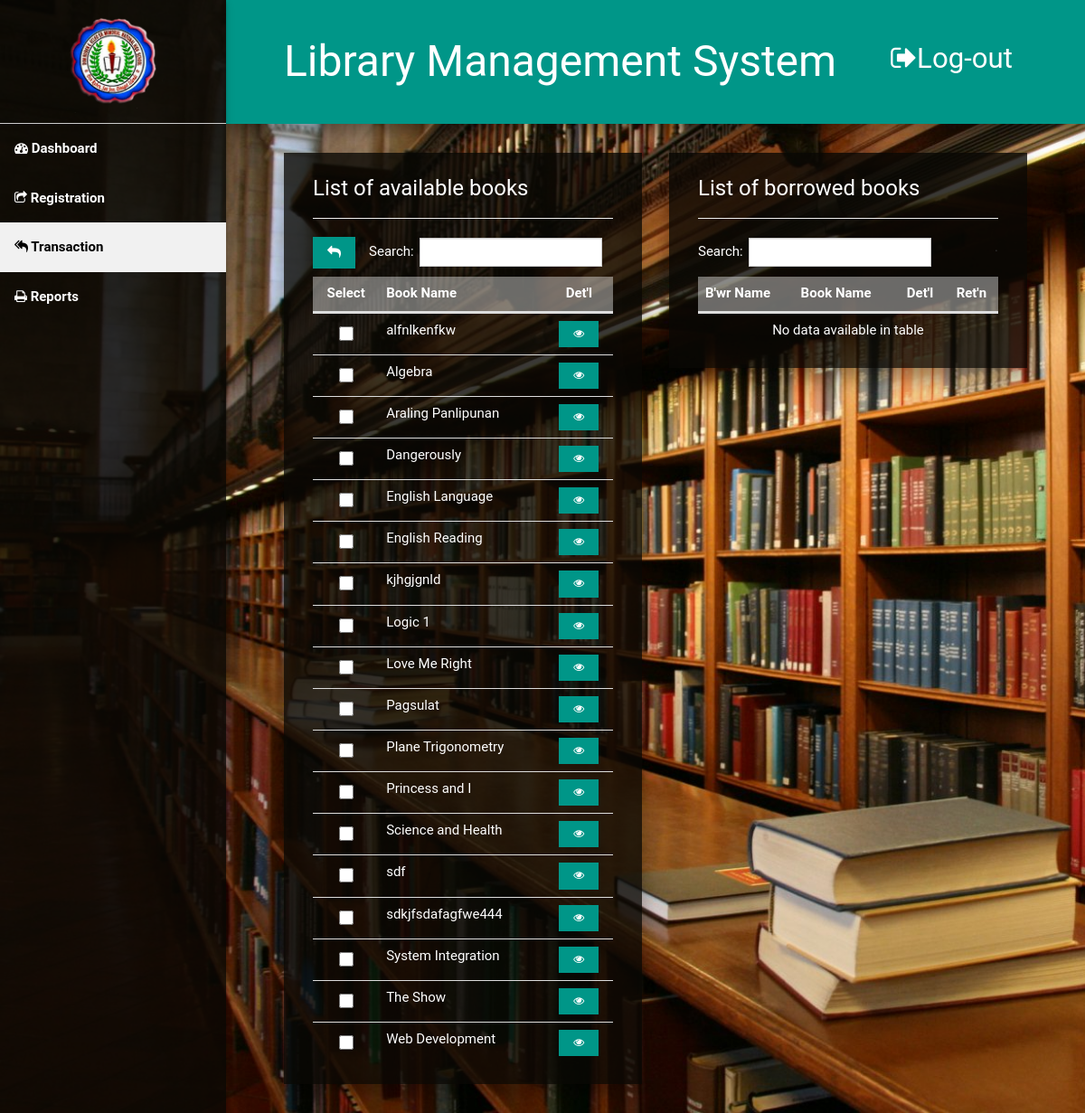
/pages/view/borrowed.php (signed in), run on the app's committed database.
### tables this page shows
CREATE TABLE `info_book` (
  `bookId` int(11) NOT NULL,
  `bookNo` varchar(32) NOT NULL,
  `bookName` varchar(64) NOT NULL,
  `bookISBN` varchar(32) NOT NULL,
  `bookPlace` varchar(255) NOT NULL,
  `bookCopy` int(11) NOT NULL
);

### pages/view/borrowed.php (the view, shortened to what this page needs)
<!DOCTYPE html>
<html>
  <?php include_once '../../pages/static/header.php'; ?>
<body>
  <?php
    include_once '../../pages/static/navigation.php';
  ?>
  <div class="w3-container w3-padding-jumbo">
    <div class="row">
      <div class="col-sm-6">
        <div class="w3-container w3-padding-xlarge w3-card-12">
      <h3>List of available books</h3><hr>
      <a href="#borrowerdetails" data-toggle="modal" class="w3-btn w3-teal pull-left" title="Borrower Book"><i class="fa fa-reply"></i></a>
        <table class="table table-hover" id="showTable">
          <thead>
            <tr>
              <th class="text-center">Select</th>
              <th>Book Name</th>
              <th class="text-center">Det'l</th>
            </tr>
          </thead>
            <tbody>
              <?php
              $st = $conn->prepare("SELECT info_book.bookId, `bookNo`, `bookName`, `bookCat`, `bookAut`, `bookPub`, `bookCopy` FROM `info_book`
              INNER JOIN `info_bookjunc` ON info_book.bookId = info_bookjunc.bookId
              INNER JOIN `info_bookcat`  ON info_bookcat.bookCatId = info_bookjunc.bookCatId
              INNER JOIN `info_bookaut`  ON info_bookaut.bookAutId = info_bookjunc.bookAutId
              INNER JOIN `info_bookpub`  ON info_bookpub.bookPubId = info_bookjunc.bookPubId WHERE `bookCopy` > 0 ORDER BY `bookName` ASC");
              if ($st->execute()) {
                $r = $st->get_result();
                while ($f = $r->fetch_array()) { ?>
                <tr id="<?php echo $f["bookId"]; ?>">
                  <td class="w3-center"><input type="checkbox" class="w3-check listBook" id="0" value="<?php echo $f["bookId"] ?>"></td>
                  <td><?php echo $f["bookName"]; ?></td>
                  <td class="w3-center" id="<?php echo $f["bookId"]; ?>"><a href="#" class="w3-btn w3-teal w3-small books" id="showDetails<?php echo $f["bookId"]; ?>"><i class="fa fa-eye"></i></a></td>
                </tr>
                <?php $count++;
                }
              }
            ?>
            </tbody>
        </table>
      </div>
    </div>
      <div class="col-sm-6">
        <div class="w3-container w3-padding-xlarge w3-card-12">
          <h3>List of borrowed books</h3><hr>
          <a href="#" class="pull-right">.</a>
            <table class="table table-hover" id="showTable1">
            <thead>
              <tr>
                <th>B'wr Name</th>
                <th>Book Name</th>
                <th class="text-center">Det'l</th>
                <th class="text-center">Ret'n</th>
              </tr>
            </thead>
            <tbody>
            </tbody>
          </table>
        </div>
      </div>
      </div>
    </div>
  <?php include_once '../../pages/static/footer.php'; ?>
</body>
</html>

### assets/css/w3.css (style rules this page uses)
* { -webkit-box-sizing:border-box;-moz-box-sizing:border-box;box-sizing:border-box }
html { -ms-text-size-adjust:100%;-webkit-text-size-adjust:100% }
body { margin:0 }
a { -webkit-tap-highlight-color:transparent;background-color:transparent }
hr { -moz-box-sizing:content-box;box-sizing:content-box }
button,input,optgroup,select,textarea { color:inherit;font:inherit;margin:0 }
input[type=checkbox],input[type=radio] { padding:0 }
html,body { font-family:Verdana,sans-serif;font-size:15px;line-height:1.5 }
h1,h2,h3,h4,h5,h6,.w3-slim,.w3-wide { font-family:"Segoe UI",Arial,sans-serif }
h3 { font-size:24px }
h1,h2,h3,h4,h5,h6 { font-weight:400;margin:10px 0 }
hr { height:0;border:0;border-top:1px solid #eee;margin:20px 0 }
a { color:inherit }
table { border-collapse:collapse;border-spacing:0;width:100%;display:table }
table,th,td { border:none }
.w3-btn,.w3-btn-block { border:none;display:inline-block;outline:0;padding:6px 16px;vertical-align:middle;overflow:hidden;text-decoration:none !important;color:#fff;background-color:#000;text-align:center;cursor:pointer;white-space:nowrap }
.w3-btn,.w3-btn-floating,.w3-btn-floating-large { -webkit-touch-callout:none;-webkit-user-select:none;-khtml-user-select:none;-moz-user-select:none;-ms-user-select:none;user-select:none; }
.w3-navbar a,.w3-topnav a,.w3-sidenav a,.w3-dropnav a,.w3-pagination li a,.w3-hoverable tbody tr,.w3-btn,.w3-btn-floating,.w3-btn-floating-large,.w3-hover-opacity,.w3-hover-shadow,.w3-accordion-content a,.w3-dropdown-content a,.w3-dropdown-click:hover,.w3-dropdown-hover:hover,.w3-opennav,.w3-closenav,.w3-closebtn, .w3-hover-amber,.w3-hover-aqua,.w3-hover-blue,.w3-hover-light-blue,.w3-hover-brown,.w3-hover-cyan,.w3-hover-blue-grey,.w3-hover-green,.w3-hover-light-green,.w3-hover-indigo,.w3-hover-khaki,.w3-hover-lime,.w3-hover-orange,.w3-hover-deep-orange,.w3-hover-pink, .w3-hover-purple,.w3-hover-deep-purple,.w3-hover-red,.w3-hover-sand,.w3-hover-teal,.w3-hover-yellow,.w3-hover-white,.w3-hover-black,.w3-hover-grey,.w3-hover-light-grey,.w3-hover-dark-grey,.w3-hover-text-amber,.w3-hover-text-aqua,.w3-hover-text-blue,.w3-hover-text-light-blue, .w3-hover-text-brown,.w3-hover-text-cyan,.w3-hover-text-blue-grey,.w3-hover-text-green,.w3-hover-text-light-green,.w3-hover-text-indigo,.w3-hover-text-khaki,.w3-hover-text-lime,.w3-hover-text-orange,.w3-hover-text-deep-orange,.w3-hover-text-pink,.w3-hover-text-purple, .w3-hover-text-deep-purple,.w3-hover-text-red,.w3-hover-text-sand,.w3-hover-text-teal,.w3-hover-text-yellow,.w3-hover-text-white,.w3-hover-text-black,.w3-hover-text-grey,.w3-hover-text-light-grey,.w3-hover-text-dark-grey { -webkit-transition:all 0.3s ease;transition:all 0.3s ease }
input[type=checkbox].w3-check,input[type=radio].w3-radio { width:16px;height:16px;position:relative;top:2px }
.w3-container:after,.w3-row:after,.w3-row-padding:after,.w3-topnav:after,.w3-clear:after,.w3-btn-group:before,.w3-btn-group:after { content:"";display:table;clear:both }
.w3-small { font-size:12px !important }
.w3-center { text-align:center !important }
.w3-padding-xlarge { padding:16px 32px !important }
.w3-padding-jumbo { padding:32px 64px !important }
.w3-container { padding:0.01em 16px }
.w3-card-12 { box-shadow:0 12px 16px 0 rgba(0,0,0,0.24),0 17px 50px 0 rgba(0,0,0,0.19) !important }
.w3-teal,.w3-hover-teal:hover { color:#fff !important;background-color:#009688 !important }

### assets/css/w3Teal.css (style rules this page uses)
body { font-family: Helvetica, Arial, sans-serif; background-image: url(../../upload/gallery/content.jpg); background-size: cover; background-attachment: fixed; }
.w3-card, .w3-card-2, .w3-card-3, .w3-card-12, .w3-card-4, .w3-card-8, div.panel-body>span.w3-tag { background: rgba(9, 8, 4, 0.8); }
table th { background: rgba(255, 255, 255, 0.4); }
.w3-container h3, table, span, label { color: #fff; }

### pages/static/header.php (style rules this page uses)
html, body, h1, h2, h3, h4, h5 { font-family: "RobotoDraft","Roboto",sans-serif; }

### data on the page
info_book: bookName "alfnlkenfkw"
info_book: bookName "Algebra"
info_book: bookName "Araling Panlipunan"
info_book: bookName "Dangerously"
info_book: bookName "English Language"
info_book: bookName "English Reading"
info_book: bookName "kjhgjgnld"
info_book: bookName "Logic 1"
info_book: bookName "Love Me Right"
info_book: bookName "Pagsulat"
info_book: bookName "Plane Trigonometry"
info_book: bookName "Princess and I"
info_book: bookName "Science and Health"
info_book: bookName "sdf"
info_book: bookName "sdkjfsdafagfwe444"
info_book: bookName "System Integration"
info_book: bookName "The Show"
info_book: bookName "Web Development"
